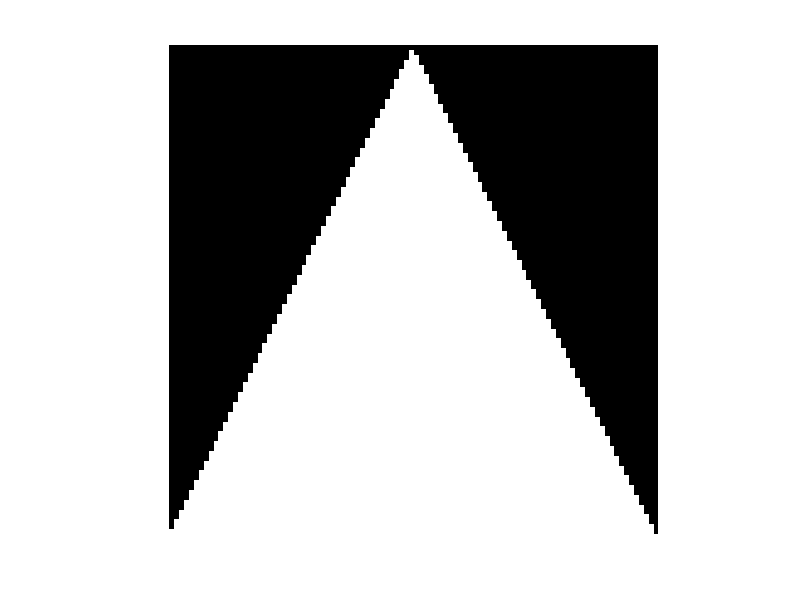

This figure's MATLAB source:
Image = zeros(100);
size(Image,1)
for i = 1:size(Image)
    i/2
    Image(i, int16((50-(i-2)/2)):int16(50+(i-2)/2)) = 1;
end
imshow(Image)
